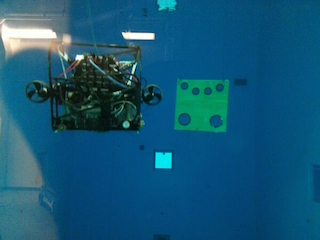
#> input picture bbauv/robosub 2014/techtank.jpg, 320 x 240 px
$ python -i static.py   (imports and definitions only)   (older library calls are emulated)
#> lines starting #> are read from the running program, lines starting #| are printed output that depends on the picture
#!/usr/bin/env python
import cv2
import numpy as np
import math
from cv_bridge import CvBridge, CvBridgeError

#GLOBAL
screen_h = 240
screen_w = 320
# [1 line that did not run here, left out]


# [21 lines left out: functions normlize, grayWorld, not called in this run]

def whiteBal(img):
    channels = cv2.split(img)
    channels[0] = cv2.equalizeHist(channels[0])
    channels[1] = cv2.equalizeHist(channels[1])
    #channels[1] = cv2.normalize(channels[1], 0, 255, cv2.NORM_MINMAX)
    channels[2] = cv2.equalizeHist(channels[2])
    img = cv2.merge(channels, img)
    img = cv2.medianBlur(img, 9)
    #img = cv2.bilateralFilter(img, -1, 5, 0.3)
    return img

# [54 lines left out: functions equalHist, removeLumi, powerUp, morphRed, morphGreen, inRange and 1 more, not called in this run]

def toHsv(img, lowH=0, highH=1, lowW=0, highW=1):
    img = whiteBal(img) #Perfect
    #img = equalHist(img) #Red turns black
    #img = removeLumi(img)
    hsv = cv2.cvtColor(img, cv2.COLOR_BGR2HSV)
    hsv = np.array(hsv, dtype=np.uint8)
    return hsv

# [83 lines left out: functions findContour, findContourGreen, approxCnt, isRect, getBox, getCentroid and 3 more, not called in this run]

>>> import cv2
>>> picture = cv2.imread('../techtank.jpg', cv2.IMREAD_GRAYSCALE)
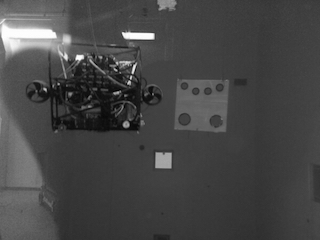
#> picture: shape (240, 320); min 0, max 255, mean 70.1
>>> result = toHsv(picture)
#> (the run stopped early here; a loop or call above may not have finished)
